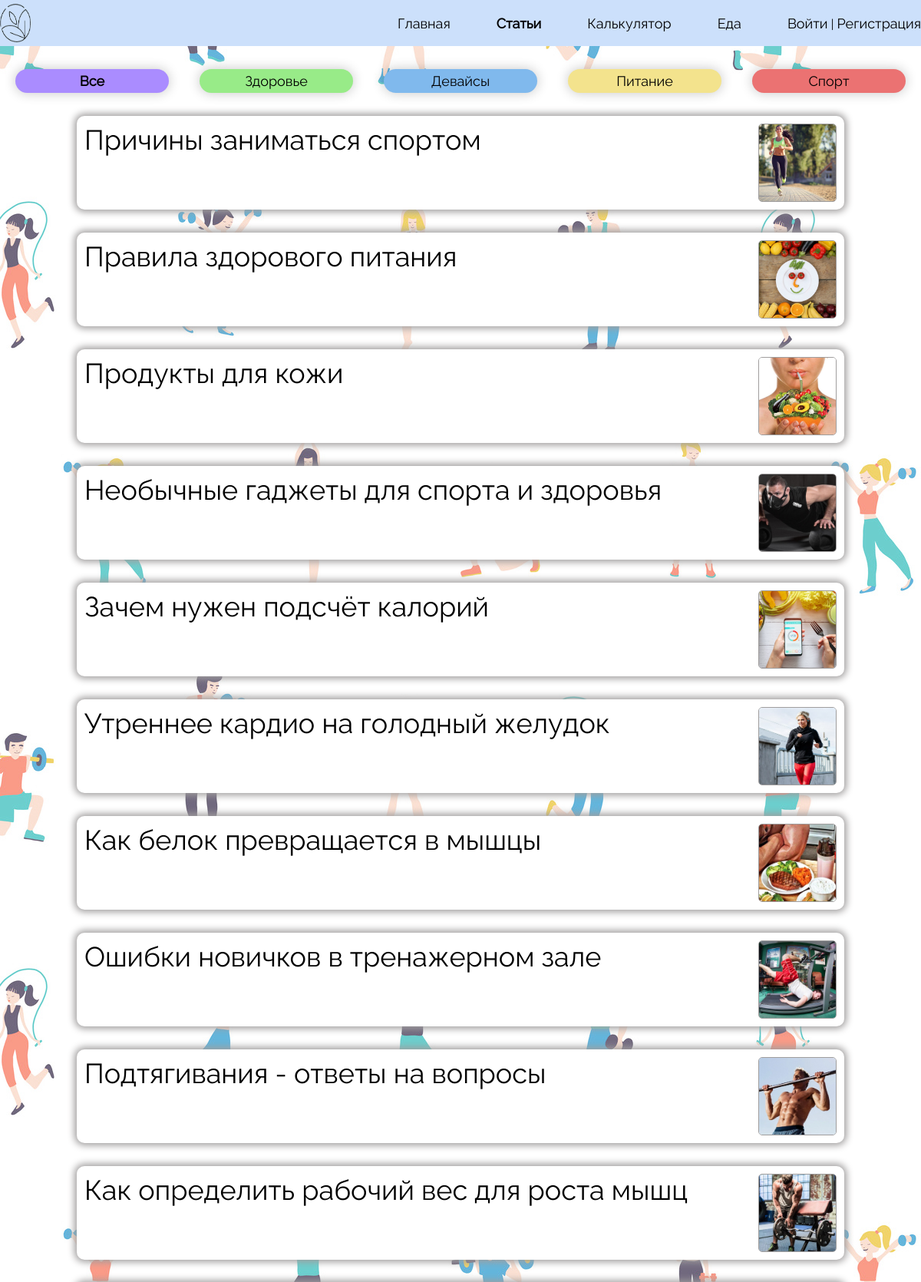
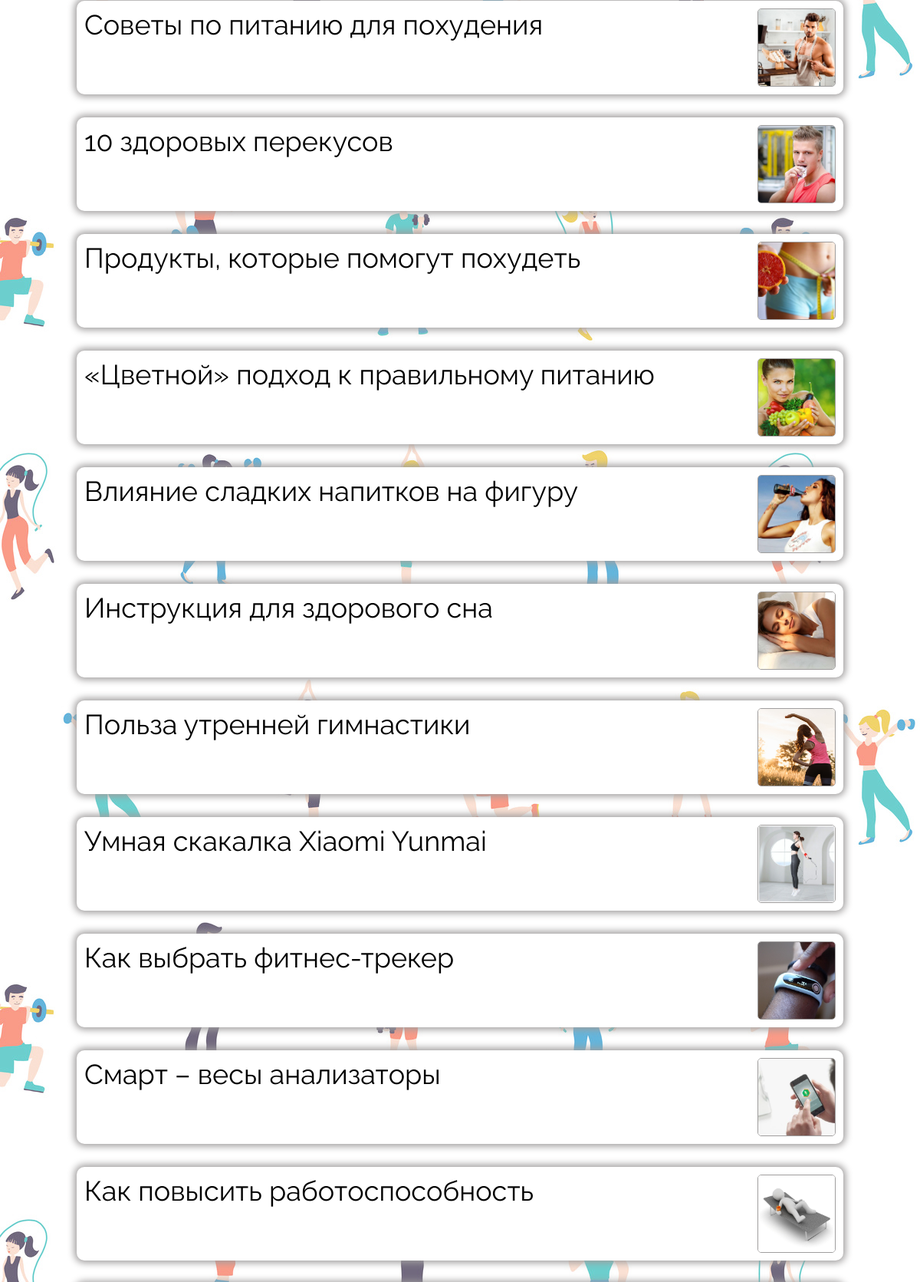
The page /articles (upper part) on the database its author committed (2 pictures, top to bottom).
### articles/models.py (models this page shows, shortened)
class Article(models.Model):
    title = models.CharField(max_length=255)
    slag = models.SlugField(max_length=255, unique=True, db_index=True, verbose_name="URL")
    content = models.TextField(blank=True)
    photo = models.ImageField(upload_to="photos/%Y/%m/%d")
    time_create = models.DateTimeField(auto_now_add=True)
    time_update = models.DateTimeField(auto_now=True)
    is_published = models.BooleanField(default=True)
    category = models.ForeignKey(Category, on_delete=models.PROTECT)
    class Meta:
        verbose_name = 'Статьи'
        verbose_name_plural = 'Статьи'

### articles/views.py (the view)
# urls.py: path('articles', views.allArticles, name='articles'),
def allArticles(request):
    titlesOfArticles = Article.objects.all()
    return render(request, 'articles/articles.html', {'titlesOfArticles': titlesOfArticles,'title': 'Статьи'})

### articles/templates/articles/articles.html (shortened to what this page needs)
{% load static %}
<!DOCTYPE html>
<html lang="ru">
<head>
    <link href="{% static 'articles/css/style_articles.css' %}" rel="stylesheet">
</head>
<body style="background-image: url('{% static 'articles/img/pattern_article.jpg' %}'); background-size: auto;">
        <header>
                <div class = container>
                    <div class="head">
                        <a href="{% url 'home' %}"><img src="{% static 'registration/img/iconLogo.png' %}" alt="" class="logo"></a>
                        <nav class="navigation">
                            <ul class="menu">
                                <li class="text">
                                    <a href="{% url 'home' %}">Главная</a>
                                </li>
                                <li class="text">
                                    <a href="{% url 'articles' %}" style="font-weight: bold">Статьи</a>
                                </li>
                                <li class="text">
                                    <a href="{% url 'calculator' %}">Калькулятор</a>
                                </li>
                                <li class="text">
                                    <a href="{% url 'product_selection' %}">Еда</a>
                                </li>
                                {% if request.user.is_authenticated %}
                                    <li class="text">
                                        <a href="{% url 'personalArea' %}">{{ user.username }} | Личный кабинет</a>
                                    </li>
                                {% else %}
                                    <li class="text">
                                        <a href="{% url 'login' %}">Войти</a> | <a href="{% url 'registration_field' %}">Регистрация</a>
                                    </li>
                                {% endif %}
                            </ul>
                        </nav>
                    </div>
                </div>
        </header>
<div id="wrapper">
       <div class="choiceTopic">
           <div class="all" onclick="location.href='{% url 'articles' %}';"><a href="{% url 'articles' %}">Все</a></div>
           <div class="health" onclick="location.href='{% url 'articles_health' %}';"><a href="{% url 'articles_health' %}">Здоровье</a></div>
           <div class="devices" onclick="location.href='{% url 'articles_devices' %}';"><a href="{% url 'articles_devices' %}">Девайсы</a></div>
           <div class="food" onclick="location.href='{% url 'articles_food' %}';"><a href="{% url 'articles_food' %}">Питание</a></div>
           <div class="sport" onclick="location.href='{% url 'articles_sport' %}';"><a href="{% url 'articles_sport' %}">Спорт</a></div>
       </div>
       <div class="listOfTitles">
           {% for a in titlesOfArticles%}
               <div class="Article" onclick="location.href='{% url 'certainArticle' a.slag %}';">
               <a href="{% url 'certainArticle' a.slag %}">{{a.title}}</a>
               <img class="photoOfArticle" src="{{ a.photo.url }}">
               </div>
           {% endfor %}
       </div>
   </div>
</body>
</html>

### articles/static/articles/css/style_articles.css (style rules this page uses)
body { padding: 0; margin: 0; font-family: Raleway, sans-serif; background-color: #F0F3F3; }
header { background-color: #CCE0FB; width: 100%; height: 60px; left: -83px; }
.head { width: 1200px; margin: 0 auto; }
div { box-sizing: border-box; }
#wrapper { width: 1200px; margin-left: auto; margin-right: auto; }
.logo { margin-top: 5px; width: 40px; height: 50px; float: left; }
.navigation { float: right; }
.menu { padding: 0; margin: 0; display: block; }
.menu li a { color: black; text-decoration: none; font-size: 18px; }
.text { margin-top: 20px; float: left; display: block; margin-left: 60px; }
.choiceTopic div { float: left; padding: 5px 50px ; box-sizing: border-box; border-radius: 20px; box-shadow: 0px 0px 15px 1px rgba(0, 0, 0, 0.2); width: 200px; text-align: center; margin-right: 20px; margin-left: 20px; cursor: pointer; }
.choiceTopic a { text-decoration: none; color: black; font-size: 18px; }
.choiceTopic { display: flex; margin-top: 30px; }
.all { background: #AA8CFF; font-weight: bold; }
.health { background: #98EB88; }
.devices { background: #80B9ED; }
.food { background: #F3E38D; }
.sport { background: #EB7272; }
.Article { margin: 30px auto; cursor: pointer; text-decoration: none; color: black; font-size: 36px; padding: 10px; background: #FFFFFF; width: 1000px; box-shadow: 0px 0px 10px 3px #A09E9E; border-radius: 10px; }
.Article a { text-decoration: none; color: black; }
.photoOfArticle { height: 100px; margin-right: 0; float: right; object-fit: cover; width: 100px; border-radius: 5px; border: 1px solid #A09E9E; }

### rows shown on the page
Article: title "Причины заниматься спортом", photo (picture)
Article: title "Правила здорового питания", photo (picture)
Article: title "Продукты для кожи", photo (picture)
Article: title "Необычные гаджеты для спорта и здоровья", photo (picture)
Article: title "Зачем нужен подсчёт калорий", photo (picture)
Article: title "Утреннее кардио на голодный желудок", photo (picture)
Article: title "Как белок превращается в мышцы", photo (picture)
Article: title "Ошибки новичков в тренажерном зале", photo (picture)
Article: title "Подтягивания - ответы на вопросы", photo (picture)
Article: title "Как определить рабочий вес для роста мышц", photo (picture)
Article: title "Советы по питанию для похудения", photo (picture)
Article: title "10 здоровых перекусов", photo (picture)
Article: title "Продукты, которые помогут похудеть", photo (picture)
Article: title "«Цветной» подход к правильному питанию", photo (picture)
Article: title "Влияние сладких напитков на фигуру", photo (picture)
Article: title "Инструкция для здорового сна", photo (picture)
Article: title "Польза утренней гимнастики", photo (picture)
Article: title "Умная скакалка Xiaomi Yunmai", photo (picture)
Article: title "Как выбрать фитнес-трекер", photo (picture)
Article: title "Смарт – весы анализаторы", photo (picture)
Article: title "Как повысить работоспособность", photo (picture)
